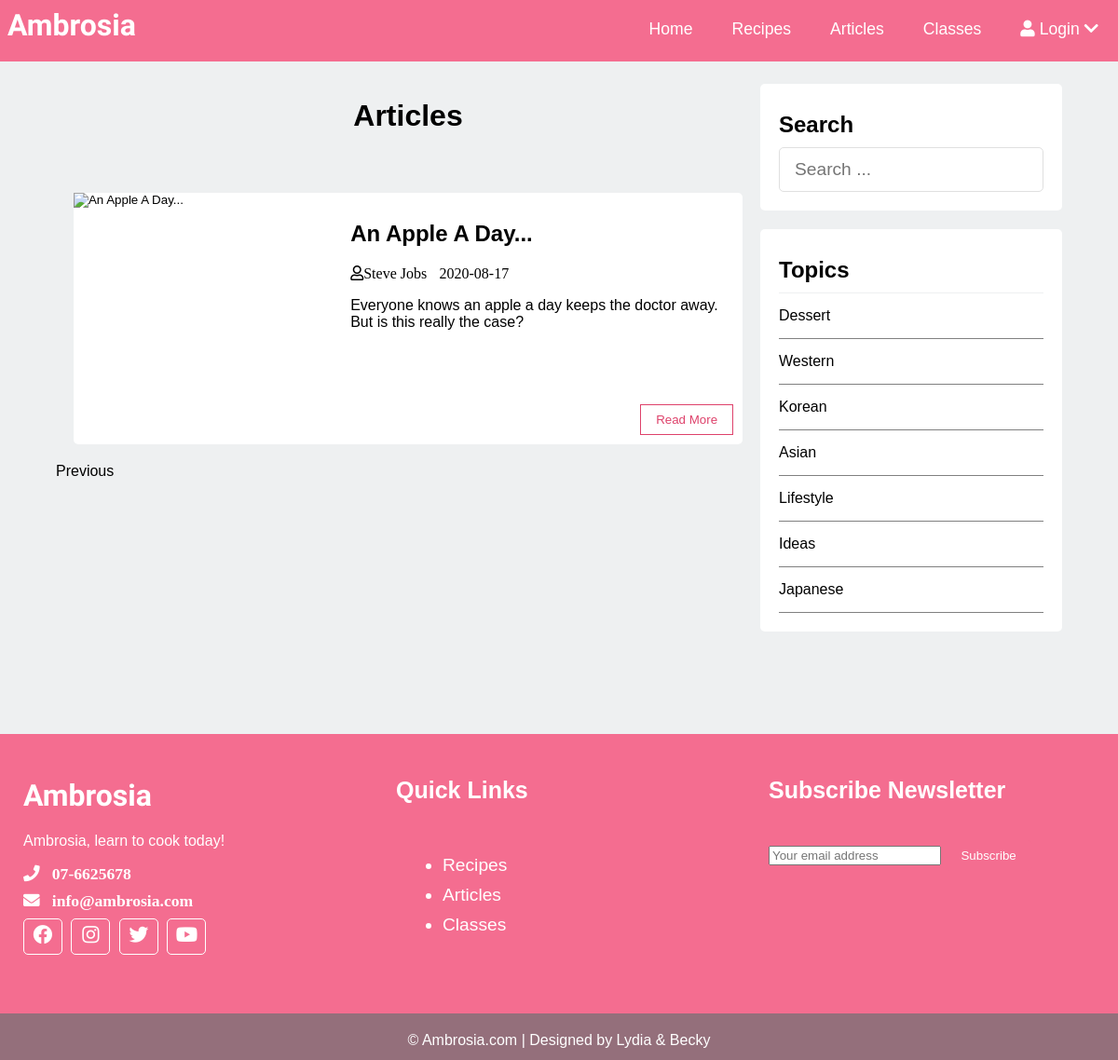
/Main_Article Browse.php?CurrentPage=2, run on the app's committed database.
### tables this page shows
CREATE TABLE IF NOT EXISTS `articles` (
  `ArticleID` varchar(50) NOT NULL,
  `Title` varchar(255) NOT NULL,
  `Description` text NOT NULL,
  `Content` json NOT NULL,
  `Author` varchar(255) NOT NULL,
  `PublishDate` date NOT NULL,
  `Tags` varchar(11) NOT NULL,
  PRIMARY KEY (`ArticleID`)
);

CREATE TABLE IF NOT EXISTS `tags` (
  `TagID` varchar(50) NOT NULL,
  `Name` varchar(255) NOT NULL,
  PRIMARY KEY (`TagID`)
);

### Main_Article Browse.php (the view, shortened to what this page needs)
<?php
	include("Scripts/Script_Connection.php");
	$PostsPerPage = 5;
	if (isset($_GET["CurrentPage"]) && is_numeric($_GET["CurrentPage"])) {
		$CurrentPage = (int) $_GET["CurrentPage"];
	} else {
		$CurrentPage = 1;
	}
	$sqlTag = "SELECT * FROM tags";
	$resultTag = mysqli_query($con, $sqlTag);
	$Offset = ($CurrentPage - 1) * $PostsPerPage;
	if (isset($_GET["TagID"])) {
		$TagID = $_GET["TagID"];
		$sqlLoadArticle = "SELECT * FROM articles WHERE Tags = '$TagID' LIMIT $Offset, $PostsPerPage";
	} else {
		$sqlLoadArticle = "SELECT * FROM articles LIMIT $Offset, $PostsPerPage";
	}
	$result = mysqli_query($con, $sqlLoadArticle);
?>
<!DOCTYPE html>
<html lang="en">
<head>
	<link href="<?php echo $_SESSION['Theme']; ?>" rel="stylesheet" type="text/css">
	<link rel="stylesheet" href="https://use.fontawesome.com/releases/v5.13.1/css/all.css">
</head>
<body class="GridlessBody">
	<?php include("Header.php"); ?>
		<div class="browse-content clearfix">
			<div class="main-content">
				<h1 class="article-title">Articles</h1>
<?php
	while ($Post = mysqli_fetch_assoc($result)) {
		$ArticleTitle = $Post["Title"];
		$Description = $Post["Description"];
		$PublishDate = $Post["PublishDate"];
		$Author = $Post["Author"];
		include("Scripts/Script_ArticleBrowsePosts.php");
		}
		if ($CurrentPage !== 1) {
			$PrevPage = $CurrentPage - 1;
			echo "<a class='LoadMore' id='PrevPage' href='{$_SERVER['PHP_SELF']}?CurrentPage=$PrevPage'>
			Previous</a>";
		}
?>
			<div class="sidebar">
				<div class="section search">
					<h2 class="section-title">Search</h2>
					<form action="index.html" method="post">
						<input type="text" id="SearchBox" name="search-term" class="text-input"
						placeholder="Search ..." oninput="SearchFunction()" onblur="setTimeout(NoSearch, 100)"
						autoComplete="off">
					</form>
				</div>
				<div class="section topics">
					<h2 class="section-title">Topics</h2>
					<ul>
						<?php
							while ($rowT = mysqli_fetch_assoc($resultTag)) {
								$TagName = $rowT["Name"];
								$TagID = $rowT["TagID"];
								echo '<li><a href="Main_Article Browse.php?TagID='.$TagID.'"
								 name="TagList">'.$TagName.'</a></li>';
							}
						?>
					</ul>
				</div>
			</div>
	<?php include("Footer.php"); ?>
</body>
</html>

### Scripts/Script_ArticleBrowsePosts.php (shortened to what this page needs)
<form method="GET" action="Scripts/Script_ArticlePost.php">
	<div class="post" id="ArticlePost">
		<input type="Image" src="Images/Articles/<?php echo $ArticleTitle;?>"
		alt="<?php echo $ArticleTitle; ?>" class="post-image" name="ArticleImg">
			<div class="post-preview">
				<h2><button class="PostName" type="submit" name="ArticleName"><?php echo $ArticleTitle; ?>
				</button></h2>
</form>
				<i class="far fa-user"><?php echo $Author; ?></i>
				<i class="far user"><?php echo $PublishDate; ?></i>
				<p class="preview-text">
					<?php echo $Description; ?>
				</p>
				<button type="submit" class="btn read-more" name="ArticleLink">Read More</button>
	</div>
</div>

### Ambrosia.css (style rules this page uses)
:root { font-family: 'Lucida Sans', 'Lucida Sans Regular', 'Lucida Grande', 'Lucida Sans Unicode', Geneva, Verdana, sans-serif; --Header: #F46D90; --Background: #EEF0F1; --Panel: #DE426B; --Highlight: #C72B55; --TextBorder: #E0E0E0; }
* { box-sizing: border-box; }
a { text-decoration: none; color: inherit; }
body { background-color: var(--Background); margin: 0em; padding: 0em; display: grid; justify-items: center; }
.GridlessBody { display: unset; height: 100%; }
.clearfix::after { content: ''; display: block; clear: both; }
.btn { padding: .5rem 1rem; background-color: var(--Header); color: white; border: 1px solid transparent; border-radius: .25rem; }
.text-input { padding:.7rem 1rem; display: block; width: 100%; border-radius: 5px; border: 1px solid var(--TextBorder, lightgray) ; outline: none; color: grey; line-height: 1.5rem; font-size: 1.2rem; }
.browse-content { width: 90%; margin: 10px auto 10px; padding-bottom: 5em; }
.browse-content .main-content { width: 70%; float: left; }
.browse-content .main-content .post { width:95%; height: 270px; margin: 20px auto; border-radius: 5px; background: white; position: relative; }
.browse-content .main-content .post .read-more { position: absolute; bottom: 10px; right: 10px; border: 1px solid var(--Panel); background: transparent; border-radius: 0px; color: var(--Panel) !important; }
.browse-content .main-content .post .post-image { width: 40%; height: 100%; float: left; }
.browse-content .main-content .post .post-preview { padding: 10px; float: right; width: 60%; }
.browse-content .main-content .article-title { text-align: center; margin: 3em auto 2em; }
.browse-content .sidebar { width: 30%; float: left; height: inherit; }
.browse-content .sidebar .section { background: white; padding: 20px; border-radius: 5px; margin-bottom: 20px; }
.browse-content .sidebar .section .section-title { margin: 10px 0px 10px 0px; }
.browse-content .sidebar .section.search { margin-top: 80px; }
.browse-content .sidebar .section.topics ul { margin: 0px; padding: 0px; list-style: none; border-top: 1px solid #EEF0F1; }
.browse-content .sidebar .section.topics ul li a { display: block; padding: 15px 0px 15px 0px; border-bottom: 1px solid grey; transition: all.3s; }
#PrevPage { position: relative; left: 0px; }
.PostName { all: inherit; width: 100%; }

### data on the page
articles: Title "An Apple A Day...", Author "Steve Jobs", PublishDate "2020-08-17", Description "Everyone knows an apple a day keeps the doctor away. But is this really the case?"
tags: Name "Dessert"
tags: Name "Western"
tags: Name "Korean"
tags: Name "Asian"
tags: Name "Lifestyle"
tags: Name "Ideas"
tags: Name "Japanese"

### other printed values
$_SESSION["Username"] "Login"
